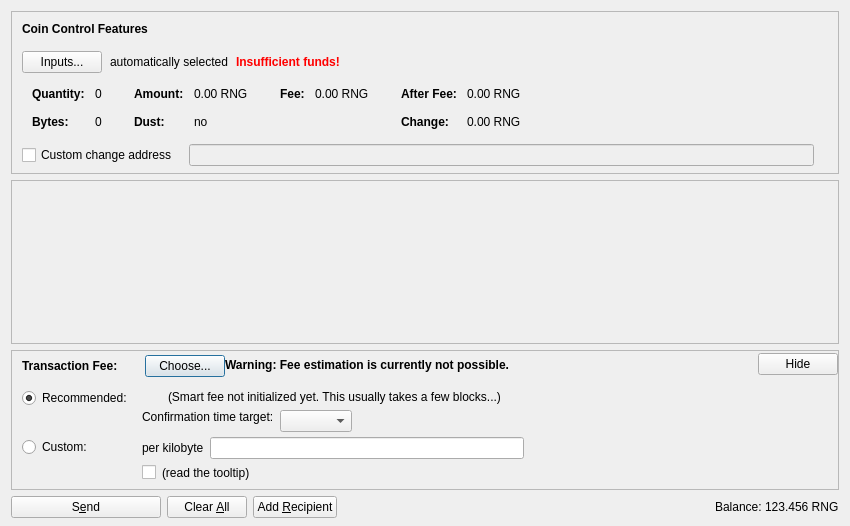
<?xml version="1.0" encoding="UTF-8"?>
<ui version="4.0">
 <class>SendCoinsDialog</class>
 <widget class="QDialog" name="SendCoinsDialog">
  <property name="geometry">
   <rect>
    <x>0</x>
    <y>0</y>
    <width>850</width>
    <height>526</height>
   </rect>
  </property>
  <property name="windowTitle">
   <string>Send Coins</string>
  </property>
  <layout class="QVBoxLayout" name="verticalLayout" stretch="0,1,0,0">
   <property name="bottomMargin">
    <number>8</number>
   </property>
   <item>
    <widget class="QFrame" name="frameCoinControl">
     <property name="sizePolicy">
      <sizepolicy hsizetype="Expanding" vsizetype="Expanding">
       <horstretch>0</horstretch>
       <verstretch>0</verstretch>
      </sizepolicy>
     </property>
     <property name="maximumSize">
      <size>
       <width>16777215</width>
       <height>16777215</height>
      </size>
     </property>
     <property name="frameShape">
      <enum>QFrame::StyledPanel</enum>
     </property>
     <property name="frameShadow">
      <enum>QFrame::Sunken</enum>
     </property>
     <layout class="QVBoxLayout" name="verticalLayoutCoinControl2">
      <property name="spacing">
       <number>0</number>
      </property>
      <property name="leftMargin">
       <number>0</number>
      </property>
      <property name="topMargin">
       <number>0</number>
      </property>
      <property name="rightMargin">
       <number>0</number>
      </property>
      <property name="bottomMargin">
       <number>6</number>
      </property>
      <item>
       <layout class="QVBoxLayout" name="verticalLayoutCoinControl" stretch="0,0,0,0,1">
        <property name="spacing">
         <number>0</number>
        </property>
        <property name="leftMargin">
         <number>10</number>
        </property>
        <property name="topMargin">
         <number>10</number>
        </property>
        <item>
         <layout class="QHBoxLayout" name="horizontalLayoutCoinControl1">
          <property name="bottomMargin">
           <number>15</number>
          </property>
          <item>
           <widget class="QLabel" name="labelCoinControlFeatures">
            <property name="sizePolicy">
             <sizepolicy hsizetype="Preferred" vsizetype="Maximum">
              <horstretch>0</horstretch>
              <verstretch>0</verstretch>
             </sizepolicy>
            </property>
            <property name="font">
             <font>
              <weight>75</weight>
              <bold>true</bold>
             </font>
            </property>
            <property name="styleSheet">
             <string notr="true">font-weight:bold;</string>
            </property>
            <property name="text">
             <string>Coin Control Features</string>
            </property>
           </widget>
          </item>
         </layout>
        </item>
        <item>
         <layout class="QHBoxLayout" name="horizontalLayoutCoinControl2" stretch="0,0,0,0">
          <property name="spacing">
           <number>8</number>
          </property>
          <property name="bottomMargin">
           <number>10</number>
          </property>
          <item>
           <widget class="QPushButton" name="pushButtonCoinControl">
            <property name="styleSheet">
             <string notr="true"/>
            </property>
            <property name="text">
             <string>Inputs...</string>
            </property>
            <property name="autoDefault">
             <bool>false</bool>
            </property>
           </widget>
          </item>
          <item>
           <widget class="QLabel" name="labelCoinControlAutomaticallySelected">
            <property name="text">
             <string>automatically selected</string>
            </property>
            <property name="margin">
             <number>5</number>
            </property>
           </widget>
          </item>
          <item>
           <widget class="QLabel" name="labelCoinControlInsuffFunds">
            <property name="font">
             <font>
              <weight>75</weight>
              <bold>true</bold>
             </font>
            </property>
            <property name="styleSheet">
             <string notr="true">color:red;font-weight:bold;</string>
            </property>
            <property name="text">
             <string>Insufficient funds!</string>
            </property>
            <property name="margin">
             <number>5</number>
            </property>
           </widget>
          </item>
          <item>
           <spacer name="horizontalSpacerCoinControl">
            <property name="orientation">
             <enum>Qt::Horizontal</enum>
            </property>
            <property name="sizeHint" stdset="0">
             <size>
              <width>40</width>
              <height>1</height>
             </size>
            </property>
           </spacer>
          </item>
         </layout>
        </item>
        <item>
         <widget class="QWidget" name="widgetCoinControl" native="true">
          <property name="sizePolicy">
           <sizepolicy hsizetype="Preferred" vsizetype="Preferred">
            <horstretch>0</horstretch>
            <verstretch>0</verstretch>
           </sizepolicy>
          </property>
          <property name="minimumSize">
           <size>
            <width>0</width>
            <height>0</height>
           </size>
          </property>
          <property name="styleSheet">
           <string notr="true"/>
          </property>
          <layout class="QHBoxLayout" name="horizontalLayoutCoinControl5">
           <property name="leftMargin">
            <number>0</number>
           </property>
           <property name="topMargin">
            <number>0</number>
           </property>
           <property name="rightMargin">
            <number>0</number>
           </property>
           <property name="bottomMargin">
            <number>0</number>
           </property>
           <item>
            <layout class="QHBoxLayout" name="horizontalLayoutCoinControl3" stretch="0,0,0,1">
             <property name="spacing">
              <number>20</number>
             </property>
             <property name="topMargin">
              <number>0</number>
             </property>
             <property name="bottomMargin">
              <number>10</number>
             </property>
             <item>
              <layout class="QFormLayout" name="formLayoutCoinControl1">
               <property name="horizontalSpacing">
                <number>10</number>
               </property>
               <property name="verticalSpacing">
                <number>14</number>
               </property>
               <property name="leftMargin">
                <number>10</number>
               </property>
               <property name="topMargin">
                <number>4</number>
               </property>
               <property name="rightMargin">
                <number>6</number>
               </property>
               <item row="0" column="0">
                <widget class="QLabel" name="labelCoinControlQuantityText">
                 <property name="font">
                  <font>
                   <weight>75</weight>
                   <bold>true</bold>
                  </font>
                 </property>
                 <property name="text">
                  <string>Quantity:</string>
                 </property>
                 <property name="margin">
                  <number>0</number>
                 </property>
                </widget>
               </item>
               <item row="0" column="1">
                <widget class="QLabel" name="labelCoinControlQuantity">
                 <property name="cursor">
                  <cursorShape>IBeamCursor</cursorShape>
                 </property>
                 <property name="contextMenuPolicy">
                  <enum>Qt::ActionsContextMenu</enum>
                 </property>
                 <property name="text">
                  <string notr="true">0</string>
                 </property>
                 <property name="margin">
                  <number>0</number>
                 </property>
                 <property name="textInteractionFlags">
                  <set>Qt::LinksAccessibleByMouse|Qt::TextSelectableByKeyboard|Qt::TextSelectableByMouse</set>
                 </property>
                </widget>
               </item>
               <item row="1" column="0">
                <widget class="QLabel" name="labelCoinControlBytesText">
                 <property name="font">
                  <font>
                   <weight>75</weight>
                   <bold>true</bold>
                  </font>
                 </property>
                 <property name="text">
                  <string>Bytes:</string>
                 </property>
                </widget>
               </item>
               <item row="1" column="1">
                <widget class="QLabel" name="labelCoinControlBytes">
                 <property name="cursor">
                  <cursorShape>IBeamCursor</cursorShape>
                 </property>
                 <property name="contextMenuPolicy">
                  <enum>Qt::ActionsContextMenu</enum>
                 </property>
                 <property name="text">
                  <string notr="true">0</string>
                 </property>
                 <property name="textInteractionFlags">
                  <set>Qt::LinksAccessibleByMouse|Qt::TextSelectableByKeyboard|Qt::TextSelectableByMouse</set>
                 </property>
                </widget>
               </item>
              </layout>
             </item>
             <item>
              <layout class="QFormLayout" name="formLayoutCoinControl2">
               <property name="horizontalSpacing">
                <number>10</number>
               </property>
               <property name="verticalSpacing">
                <number>14</number>
               </property>
               <property name="leftMargin">
                <number>6</number>
               </property>
               <property name="topMargin">
                <number>4</number>
               </property>
               <property name="rightMargin">
                <number>6</number>
               </property>
               <item row="0" column="0">
                <widget class="QLabel" name="labelCoinControlAmountText">
                 <property name="font">
                  <font>
                   <weight>75</weight>
                   <bold>true</bold>
                  </font>
                 </property>
                 <property name="text">
                  <string>Amount:</string>
                 </property>
                 <property name="margin">
                  <number>0</number>
                 </property>
                </widget>
               </item>
               <item row="0" column="1">
                <widget class="QLabel" name="labelCoinControlAmount">
                 <property name="cursor">
                  <cursorShape>IBeamCursor</cursorShape>
                 </property>
                 <property name="contextMenuPolicy">
                  <enum>Qt::ActionsContextMenu</enum>
                 </property>
                 <property name="text">
                  <string notr="true">0.00 RNG</string>
                 </property>
                 <property name="textInteractionFlags">
                  <set>Qt::LinksAccessibleByMouse|Qt::TextSelectableByKeyboard|Qt::TextSelectableByMouse</set>
                 </property>
                </widget>
               </item>
               <item row="1" column="0">
                <widget class="QLabel" name="labelCoinControlLowOutputText">
                 <property name="font">
                  <font>
                   <weight>75</weight>
                   <bold>true</bold>
                  </font>
                 </property>
                 <property name="text">
                  <string>Dust:</string>
                 </property>
                </widget>
               </item>
               <item row="1" column="1">
                <widget class="QLabel" name="labelCoinControlLowOutput">
                 <property name="cursor">
                  <cursorShape>IBeamCursor</cursorShape>
                 </property>
                 <property name="contextMenuPolicy">
                  <enum>Qt::ActionsContextMenu</enum>
                 </property>
                 <property name="text">
                  <string notr="true">no</string>
                 </property>
                 <property name="textInteractionFlags">
                  <set>Qt::LinksAccessibleByMouse|Qt::TextSelectableByKeyboard|Qt::TextSelectableByMouse</set>
                 </property>
                </widget>
               </item>
              </layout>
             </item>
             <item>
              <layout class="QFormLayout" name="formLayoutCoinControl3">
               <property name="horizontalSpacing">
                <number>10</number>
               </property>
               <property name="verticalSpacing">
                <number>14</number>
               </property>
               <property name="leftMargin">
                <number>6</number>
               </property>
               <property name="topMargin">
                <number>4</number>
               </property>
               <property name="rightMargin">
                <number>6</number>
               </property>
               <item row="0" column="0">
                <widget class="QLabel" name="labelCoinControlFeeText">
                 <property name="font">
                  <font>
                   <weight>75</weight>
                   <bold>true</bold>
                  </font>
                 </property>
                 <property name="text">
                  <string>Fee:</string>
                 </property>
                 <property name="margin">
                  <number>0</number>
                 </property>
                </widget>
               </item>
               <item row="0" column="1">
                <widget class="QLabel" name="labelCoinControlFee">
                 <property name="cursor">
                  <cursorShape>IBeamCursor</cursorShape>
                 </property>
                 <property name="contextMenuPolicy">
                  <enum>Qt::ActionsContextMenu</enum>
                 </property>
                 <property name="text">
                  <string notr="true">0.00 RNG</string>
                 </property>
                 <property name="textInteractionFlags">
                  <set>Qt::LinksAccessibleByMouse|Qt::TextSelectableByKeyboard|Qt::TextSelectableByMouse</set>
                 </property>
                </widget>
               </item>
              </layout>
             </item>
             <item>
              <layout class="QFormLayout" name="formLayoutCoinControl4">
               <property name="horizontalSpacing">
                <number>10</number>
               </property>
               <property name="verticalSpacing">
                <number>14</number>
               </property>
               <property name="leftMargin">
                <number>6</number>
               </property>
               <property name="topMargin">
                <number>4</number>
               </property>
               <property name="rightMargin">
                <number>6</number>
               </property>
               <item row="0" column="0">
                <widget class="QLabel" name="labelCoinControlAfterFeeText">
                 <property name="font">
                  <font>
                   <weight>75</weight>
                   <bold>true</bold>
                  </font>
                 </property>
                 <property name="text">
                  <string>After Fee:</string>
                 </property>
                 <property name="margin">
                  <number>0</number>
                 </property>
                </widget>
               </item>
               <item row="0" column="1">
                <widget class="QLabel" name="labelCoinControlAfterFee">
                 <property name="cursor">
                  <cursorShape>IBeamCursor</cursorShape>
                 </property>
                 <property name="contextMenuPolicy">
                  <enum>Qt::ActionsContextMenu</enum>
                 </property>
                 <property name="text">
                  <string notr="true">0.00 RNG</string>
                 </property>
                 <property name="textInteractionFlags">
                  <set>Qt::LinksAccessibleByMouse|Qt::TextSelectableByKeyboard|Qt::TextSelectableByMouse</set>
                 </property>
                </widget>
               </item>
               <item row="1" column="0">
                <widget class="QLabel" name="labelCoinControlChangeText">
                 <property name="font">
                  <font>
                   <weight>75</weight>
                   <bold>true</bold>
                  </font>
                 </property>
                 <property name="text">
                  <string>Change:</string>
                 </property>
                </widget>
               </item>
               <item row="1" column="1">
                <widget class="QLabel" name="labelCoinControlChange">
                 <property name="cursor">
                  <cursorShape>IBeamCursor</cursorShape>
                 </property>
                 <property name="contextMenuPolicy">
                  <enum>Qt::ActionsContextMenu</enum>
                 </property>
                 <property name="text">
                  <string notr="true">0.00 RNG</string>
                 </property>
                 <property name="textInteractionFlags">
                  <set>Qt::LinksAccessibleByMouse|Qt::TextSelectableByKeyboard|Qt::TextSelectableByMouse</set>
                 </property>
                </widget>
               </item>
              </layout>
             </item>
            </layout>
           </item>
          </layout>
         </widget>
        </item>
        <item>
         <layout class="QHBoxLayout" name="horizontalLayoutCoinControl4" stretch="0,0,0">
          <property name="spacing">
           <number>12</number>
          </property>
          <property name="sizeConstraint">
           <enum>QLayout::SetDefaultConstraint</enum>
          </property>
          <property name="topMargin">
           <number>5</number>
          </property>
          <property name="rightMargin">
           <number>5</number>
          </property>
          <item>
           <widget class="QCheckBox" name="checkBoxCoinControlChange">
            <property name="toolTip">
             <string>If this is activated, but the change address is empty or invalid, change will be sent to a newly generated address.</string>
            </property>
            <property name="text">
             <string>Custom change address</string>
            </property>
           </widget>
          </item>
          <item>
           <widget class="QValidatedLineEdit" name="lineEditCoinControlChange">
            <property name="enabled">
             <bool>false</bool>
            </property>
            <property name="sizePolicy">
             <sizepolicy hsizetype="Expanding" vsizetype="Fixed">
              <horstretch>0</horstretch>
              <verstretch>0</verstretch>
             </sizepolicy>
            </property>
           </widget>
          </item>
          <item>
           <widget class="QLabel" name="labelCoinControlChangeLabel">
            <property name="sizePolicy">
             <sizepolicy hsizetype="Preferred" vsizetype="Expanding">
              <horstretch>0</horstretch>
              <verstretch>0</verstretch>
             </sizepolicy>
            </property>
            <property name="minimumSize">
             <size>
              <width>0</width>
              <height>0</height>
             </size>
            </property>
            <property name="text">
             <string/>
            </property>
            <property name="margin">
             <number>3</number>
            </property>
           </widget>
          </item>
         </layout>
        </item>
        <item>
         <spacer name="verticalSpacerCoinControl">
          <property name="orientation">
           <enum>Qt::Vertical</enum>
          </property>
          <property name="sizeHint" stdset="0">
           <size>
            <width>800</width>
            <height>1</height>
           </size>
          </property>
         </spacer>
        </item>
       </layout>
      </item>
     </layout>
    </widget>
   </item>
   <item>
    <widget class="QScrollArea" name="scrollArea">
     <property name="widgetResizable">
      <bool>true</bool>
     </property>
     <widget class="QWidget" name="scrollAreaWidgetContents">
      <property name="geometry">
       <rect>
        <x>0</x>
        <y>0</y>
        <width>830</width>
        <height>104</height>
       </rect>
      </property>
      <layout class="QVBoxLayout" name="verticalLayout_2" stretch="0,1">
       <property name="leftMargin">
        <number>0</number>
       </property>
       <property name="topMargin">
        <number>0</number>
       </property>
       <property name="rightMargin">
        <number>0</number>
       </property>
       <property name="bottomMargin">
        <number>0</number>
       </property>
       <item>
        <layout class="QVBoxLayout" name="entries">
         <property name="spacing">
          <number>6</number>
         </property>
        </layout>
       </item>
       <item>
        <spacer name="verticalSpacer">
         <property name="orientation">
          <enum>Qt::Vertical</enum>
         </property>
         <property name="sizeHint" stdset="0">
          <size>
           <width>20</width>
           <height>40</height>
          </size>
         </property>
        </spacer>
       </item>
      </layout>
     </widget>
    </widget>
   </item>
   <item>
    <widget class="QFrame" name="frameFee">
     <property name="sizePolicy">
      <sizepolicy hsizetype="Expanding" vsizetype="Expanding">
       <horstretch>0</horstretch>
       <verstretch>0</verstretch>
      </sizepolicy>
     </property>
     <property name="maximumSize">
      <size>
       <width>16777215</width>
       <height>16777215</height>
      </size>
     </property>
     <property name="frameShape">
      <enum>QFrame::StyledPanel</enum>
     </property>
     <property name="frameShadow">
      <enum>QFrame::Sunken</enum>
     </property>
     <layout class="QVBoxLayout" name="verticalLayoutFee1">
      <property name="spacing">
       <number>0</number>
      </property>
      <property name="leftMargin">
       <number>0</number>
      </property>
      <property name="topMargin">
       <number>0</number>
      </property>
      <property name="rightMargin">
       <number>0</number>
      </property>
      <property name="bottomMargin">
       <number>0</number>
      </property>
      <item>
       <layout class="QVBoxLayout" name="verticalLayoutFee2" stretch="0,0,0">
        <property name="spacing">
         <number>0</number>
        </property>
        <property name="leftMargin">
         <number>10</number>
        </property>
        <property name="topMargin">
         <number>0</number>
        </property>
        <item>
         <layout class="QHBoxLayout" name="horizontalLayoutFee1">
          <property name="bottomMargin">
           <number>0</number>
          </property>
          <item>
           <layout class="QVBoxLayout" name="verticalLayoutFee7">
            <property name="spacing">
             <number>0</number>
            </property>
            <item>
             <spacer name="verticalSpacerSmartFee">
              <property name="orientation">
               <enum>Qt::Vertical</enum>
              </property>
              <property name="sizeType">
               <enum>QSizePolicy::Fixed</enum>
              </property>
              <property name="sizeHint" stdset="0">
               <size>
                <width>1</width>
                <height>4</height>
               </size>
              </property>
             </spacer>
            </item>
            <item>
             <layout class="QHBoxLayout" name="horizontalLayoutSmartFee">
              <property name="spacing">
               <number>10</number>
              </property>
              <item>
               <widget class="QLabel" name="labelFeeHeadline">
                <property name="sizePolicy">
                 <sizepolicy hsizetype="Preferred" vsizetype="Maximum">
                  <horstretch>0</horstretch>
                  <verstretch>0</verstretch>
                 </sizepolicy>
                </property>
                <property name="font">
                 <font>
                  <weight>75</weight>
                  <bold>true</bold>
                 </font>
                </property>
                <property name="styleSheet">
                 <string notr="true">font-weight:bold;</string>
                </property>
                <property name="text">
                 <string>Transaction Fee:</string>
                </property>
               </widget>
              </item>
              <item>
               <widget class="QLabel" name="labelFeeMinimized">
                <property name="text">
                 <string/>
                </property>
               </widget>
              </item>
              <item>
               <widget class="QPushButton" name="buttonChooseFee">
                <property name="text">
                 <string>Choose...</string>
                </property>
               </widget>
              </item>
             </layout>
            </item>
            <item>
             <spacer name="verticalSpacer_5">
              <property name="orientation">
               <enum>Qt::Vertical</enum>
              </property>
              <property name="sizeHint" stdset="0">
               <size>
                <width>1</width>
                <height>1</height>
               </size>
              </property>
             </spacer>
            </item>
           </layout>
          </item>
          <item>
           <widget class="QLabel" name="fallbackFeeWarningLabel">
            <property name="toolTip">
             <string>Using the fallbackfee can result in sending a transaction that will take several hours or days (or never) to confirm. Consider choosing your fee manually or wait until you have validated the complete chain.</string>
            </property>
            <property name="font">
            <font>
                <weight>75</weight>
                <bold>true</bold>
            </font>
            </property>
            <property name="text">
             <string>Warning: Fee estimation is currently not possible.</string>
            </property>
            <property name="wordWrap">
             <bool>false</bool>
            </property>
           </widget>
          </item>
          <item>
           <spacer name="horizontalSpacer_4">
            <property name="orientation">
             <enum>Qt::Horizontal</enum>
            </property>
            <property name="sizeType">
             <enum>QSizePolicy::MinimumExpanding</enum>
            </property>
            <property name="sizeHint" stdset="0">
             <size>
              <width>40</width>
              <height>20</height>
             </size>
            </property>
           </spacer>
          </item>
          <item>
           <widget class="QPushButton" name="buttonMinimizeFee">
            <property name="toolTip">
             <string>collapse fee-settings</string>
            </property>
            <property name="text">
             <string>Hide</string>
            </property>
           </widget>
          </item>
         </layout>
        </item>
        <item>
         <widget class="QFrame" name="frameFeeSelection">
          <layout class="QVBoxLayout" name="verticalLayoutFee12">
           <property name="spacing">
            <number>0</number>
           </property>
           <property name="leftMargin">
            <number>0</number>
           </property>
           <property name="topMargin">
            <number>0</number>
           </property>
           <property name="rightMargin">
            <number>0</number>
           </property>
           <property name="bottomMargin">
            <number>0</number>
           </property>
           <item>
            <layout class="QGridLayout" name="gridLayoutFee">
             <property name="topMargin">
              <number>10</number>
             </property>
             <property name="bottomMargin">
              <number>4</number>
             </property>
             <property name="horizontalSpacing">
              <number>10</number>
             </property>
             <property name="verticalSpacing">
              <number>4</number>
             </property>
             <item row="1" column="1">
              <layout class="QVBoxLayout" name="verticalLayoutFee8">
               <property name="spacing">
                <number>6</number>
               </property>
               <item>
                <layout class="QHBoxLayout" name="horizontalLayoutFee13">
                 <item>
                  <widget class="QLabel" name="labelCustomPerKilobyte">
                   <property name="toolTip">
                    <string>If the custom fee is set to 1000 satoshis and the transaction is only 250 bytes, then &quot;per kilobyte&quot; only pays 250 satoshis in fee, while &quot;total at least&quot; pays 1000 satoshis. For transactions bigger than a kilobyte both pay by kilobyte.</string>
                   </property>
                   <property name="text">
                    <string>per kilobyte</string>
                   </property>
                  </widget>
                 </item>
                 <item>
                  <widget class="BitcoinAmountField" name="customFee"/>
                 </item>
                 <item>
                  <spacer name="horizontalSpacer_6">
                   <property name="orientation">
                    <enum>Qt::Horizontal</enum>
                   </property>
                   <property name="sizeHint" stdset="0">
                    <size>
                     <width>1</width>
                     <height>1</height>
                    </size>
                   </property>
                  </spacer>
                 </item>
                </layout>
               </item>
               <item>
                <layout class="QHBoxLayout" name="horizontalLayoutFee8">
                 <item>
                  <widget class="QCheckBox" name="checkBoxMinimumFee">
                   <property name="toolTip">
                    <string>Paying only the minimum fee is just fine as long as there is less transaction volume than space in the blocks. But be aware that this can end up in a never confirming transaction once there is more demand for rngcoin transactions than the network can process.</string>
                   </property>
                   <property name="text">
                    <string/>
                   </property>
                  </widget>
                 </item>
                 <item>
                  <widget class="QLabel" name="labelMinFeeWarning">
                   <property name="enabled">
                    <bool>true</bool>
                   </property>
                   <property name="toolTip">
                    <string>Paying only the minimum fee is just fine as long as there is less transaction volume than space in the blocks. But be aware that this can end up in a never confirming transaction once there is more demand for rngcoin transactions than the network can process.</string>
                   </property>
                   <property name="text">
                    <string>(read the tooltip)</string>
                   </property>
                   <property name="margin">
                    <number>5</number>
                   </property>
                  </widget>
                 </item>
                 <item>
                  <spacer name="horizontalSpacer_2">
                   <property name="orientation">
                    <enum>Qt::Horizontal</enum>
                   </property>
                   <property name="sizeHint" stdset="0">
                    <size>
                     <width>1</width>
                     <height>1</height>
                    </size>
                   </property>
                  </spacer>
                 </item>
                </layout>
               </item>
              </layout>
             </item>
             <item row="0" column="0">
              <layout class="QVBoxLayout" name="verticalLayoutFee4" stretch="0,1">
               <item>
                <widget class="QRadioButton" name="radioSmartFee">
                 <property name="text">
                  <string>Recommended:</string>
                 </property>
                 <property name="checked">
                  <bool>true</bool>
                 </property>
                 <attribute name="buttonGroup">
                  <string notr="true">groupFee</string>
                 </attribute>
                </widget>
               </item>
               <item>
                <spacer name="verticalSpacer_2">
                 <property name="orientation">
                  <enum>Qt::Vertical</enum>
                 </property>
                 <property name="sizeHint" stdset="0">
                  <size>
                   <width>1</width>
                   <height>1</height>
                  </size>
                 </property>
                </spacer>
               </item>
              </layout>
             </item>
             <item row="1" column="0">
              <layout class="QVBoxLayout" name="verticalLayoutFee9" stretch="0,1">
               <item>
                <widget class="QRadioButton" name="radioCustomFee">
                 <property name="text">
                  <string>Custom:</string>
                 </property>
                 <attribute name="buttonGroup">
                  <string notr="true">groupFee</string>
                 </attribute>
                </widget>
               </item>
               <item>
                <spacer name="verticalSpacer_6">
                 <property name="orientation">
                  <enum>Qt::Vertical</enum>
                 </property>
                 <property name="sizeHint" stdset="0">
                  <size>
                   <width>1</width>
                   <height>1</height>
                  </size>
                 </property>
                </spacer>
               </item>
              </layout>
             </item>
             <item row="0" column="1">
              <layout class="QVBoxLayout" name="verticalLayoutFee3" stretch="0,0,1">
               <property name="spacing">
                <number>6</number>
               </property>
               <property name="topMargin">
                <number>2</number>
               </property>
               <item>
                <layout class="QHBoxLayout" name="horizontalLayoutFee12">
                 <item>
                  <widget class="QLabel" name="labelSmartFee">
                   <property name="text">
                    <string/>
                   </property>
                   <property name="margin">
                    <number>2</number>
                   </property>
                  </widget>
                 </item>
                 <item>
                  <widget class="QLabel" name="labelFeeEstimation">
                   <property name="text">
                    <string/>
                   </property>
                  </widget>
                 </item>
                 <item>
                  <widget class="QLabel" name="labelSmartFee2">
                   <property name="text">
                    <string>(Smart fee not initialized yet. This usually takes a few blocks...)</string>
                   </property>
                   <property name="margin">
                    <number>2</number>
                   </property>
                  </widget>
                 </item>
                 <item>
                  <spacer name="horizontalSpacer_5">
                   <property name="orientation">
                    <enum>Qt::Horizontal</enum>
                   </property>
                   <property name="sizeHint" stdset="0">
                    <size>
                     <width>1</width>
                     <height>1</height>
                    </size>
                   </property>
                  </spacer>
                 </item>
                </layout>
               </item>
               <item>
                <layout class="QHBoxLayout" name="horizontalLayoutFee9">
                 <item>
                  <layout class="QVBoxLayout" name="verticalLayoutFee6">
                   <item>
                    <widget class="QLabel" name="labelSmartFee3">
                     <property name="text">
                      <string>Confirmation time target:</string>
                     </property>
                     <property name="margin">
                      <number>2</number>
                     </property>
                    </widget>
                   </item>
                   <item>
                    <spacer name="verticalSpacer_3">
                     <property name="orientation">
                      <enum>Qt::Vertical</enum>
                     </property>
                     <property name="sizeHint" stdset="0">
                      <size>
                       <width>1</width>
                       <height>1</height>
                      </size>
                     </property>
                    </spacer>
                   </item>
                  </layout>
                 </item>
                 <item>
                  <layout class="QVBoxLayout" name="verticalLayoutFee5">
                   <property name="rightMargin">
                    <number>30</number>
                   </property>
                   <item>
                    <layout class="QHBoxLayout" name="horizontalLayoutConfTarget">
                     <property name="bottomMargin">
                      <number>0</number>
                     </property>
                     <item>
                      <widget class="QComboBox" name="confTargetSelector"/>
                     </item>
                     <item>
                      <spacer name="horizontalSpacerConfTarget">
                       <property name="orientation">
                        <enum>Qt::Horizontal</enum>
                       </property>
                       <property name="sizeHint" stdset="0">
                        <size>
                         <width>40</width>
                         <height>20</height>
                        </size>
                       </property>
                      </spacer>
                     </item>
                    </layout>
                   </item>
                  </layout>
                 </item>
                </layout>
               </item>
               <item>
                <spacer name="verticalSpacer_4">
                 <property name="orientation">
                  <enum>Qt::Vertical</enum>
                 </property>
                 <property name="sizeHint" stdset="0">
                  <size>
                   <width>1</width>
                   <height>1</height>
                  </size>
                 </property>
                </spacer>
               </item>
              </layout>
             </item>
            </layout>
           </item>
          </layout>
         </widget>
        </item>
        <item>
         <spacer name="verticalSpacerFee">
          <property name="orientation">
           <enum>Qt::Vertical</enum>
          </property>
          <property name="sizeHint" stdset="0">
           <size>
            <width>40</width>
            <height>5</height>
           </size>
          </property>
         </spacer>
        </item>
       </layout>
      </item>
     </layout>
    </widget>
   </item>
   <item>
    <layout class="QHBoxLayout" name="horizontalLayout">
     <item>
      <widget class="QPushButton" name="sendButton">
       <property name="minimumSize">
        <size>
         <width>150</width>
         <height>0</height>
        </size>
       </property>
       <property name="toolTip">
        <string>Confirm the send action</string>
       </property>
       <property name="text">
        <string>S&amp;end</string>
       </property>
       <property name="icon">
        <iconset resource="../bitcoin.qrc">
         <normaloff>:/icons/send</normaloff>:/icons/send</iconset>
       </property>
       <property name="autoDefault">
        <bool>false</bool>
       </property>
       <property name="default">
        <bool>false</bool>
       </property>
      </widget>
     </item>
     <item>
      <widget class="QPushButton" name="clearButton">
       <property name="sizePolicy">
        <sizepolicy hsizetype="Minimum" vsizetype="Fixed">
         <horstretch>0</horstretch>
         <verstretch>0</verstretch>
        </sizepolicy>
       </property>
       <property name="toolTip">
        <string>Clear all fields of the form.</string>
       </property>
       <property name="text">
        <string>Clear &amp;All</string>
       </property>
       <property name="icon">
        <iconset resource="../bitcoin.qrc">
         <normaloff>:/icons/remove</normaloff>:/icons/remove</iconset>
       </property>
       <property name="autoDefault">
        <bool>false</bool>
       </property>
      </widget>
     </item>
     <item>
      <widget class="QPushButton" name="addButton">
       <property name="toolTip">
        <string>Send to multiple recipients at once</string>
       </property>
       <property name="text">
        <string>Add &amp;Recipient</string>
       </property>
       <property name="icon">
        <iconset resource="../bitcoin.qrc">
         <normaloff>:/icons/add</normaloff>:/icons/add</iconset>
       </property>
       <property name="autoDefault">
        <bool>false</bool>
       </property>
      </widget>
     </item>
     <item>
      <spacer name="horizontalSpacer">
       <property name="orientation">
        <enum>Qt::Horizontal</enum>
       </property>
       <property name="sizeHint" stdset="0">
        <size>
         <width>40</width>
         <height>20</height>
        </size>
       </property>
      </spacer>
     </item>
     <item>
      <layout class="QHBoxLayout" name="horizontalLayout_2">
       <property name="spacing">
        <number>3</number>
       </property>
       <item>
        <widget class="QLabel" name="label">
         <property name="sizePolicy">
          <sizepolicy hsizetype="Preferred" vsizetype="Fixed">
           <horstretch>0</horstretch>
           <verstretch>0</verstretch>
          </sizepolicy>
         </property>
         <property name="text">
          <string>Balance:</string>
         </property>
        </widget>
       </item>
       <item>
        <widget class="QLabel" name="labelBalance">
         <property name="sizePolicy">
          <sizepolicy hsizetype="Preferred" vsizetype="Fixed">
           <horstretch>0</horstretch>
           <verstretch>0</verstretch>
          </sizepolicy>
         </property>
         <property name="cursor">
          <cursorShape>IBeamCursor</cursorShape>
         </property>
         <property name="text">
          <string notr="true">123.456 RNG</string>
         </property>
         <property name="textInteractionFlags">
          <set>Qt::LinksAccessibleByMouse|Qt::TextSelectableByKeyboard|Qt::TextSelectableByMouse</set>
         </property>
        </widget>
       </item>
      </layout>
     </item>
    </layout>
   </item>
  </layout>
 </widget>
 <customwidgets>
  <customwidget>
   <class>QValidatedLineEdit</class>
   <extends>QLineEdit</extends>
   <header>qvalidatedlineedit.h</header>
  </customwidget>
  <customwidget>
   <class>BitcoinAmountField</class>
   <extends>QLineEdit</extends>
   <header>bitcoinamountfield.h</header>
   <container>1</container>
  </customwidget>
 </customwidgets>
 <resources>
  <include location="../bitcoin.qrc"/>
 </resources>
 <connections/>
 <buttongroups>
  <buttongroup name="groupFee"/>
 </buttongroups>
</ui>
